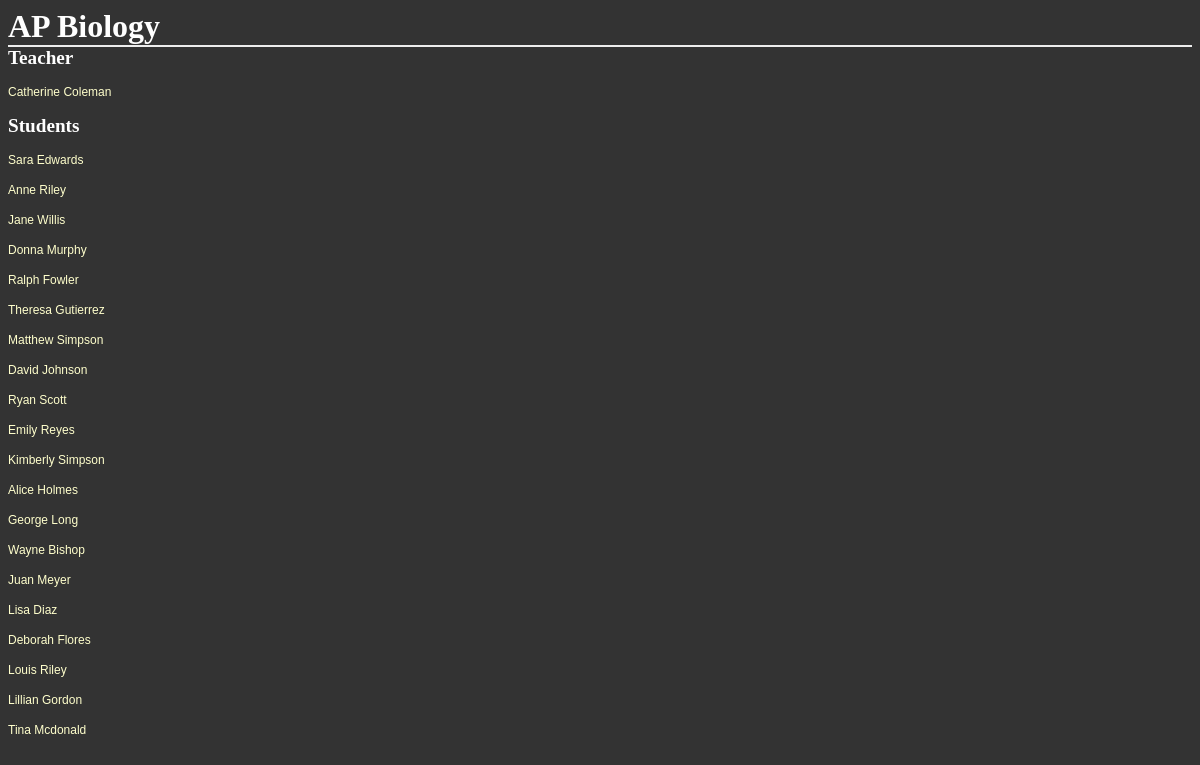
Page /districts/1/schools/3/sections/3/ on the earlier database version.
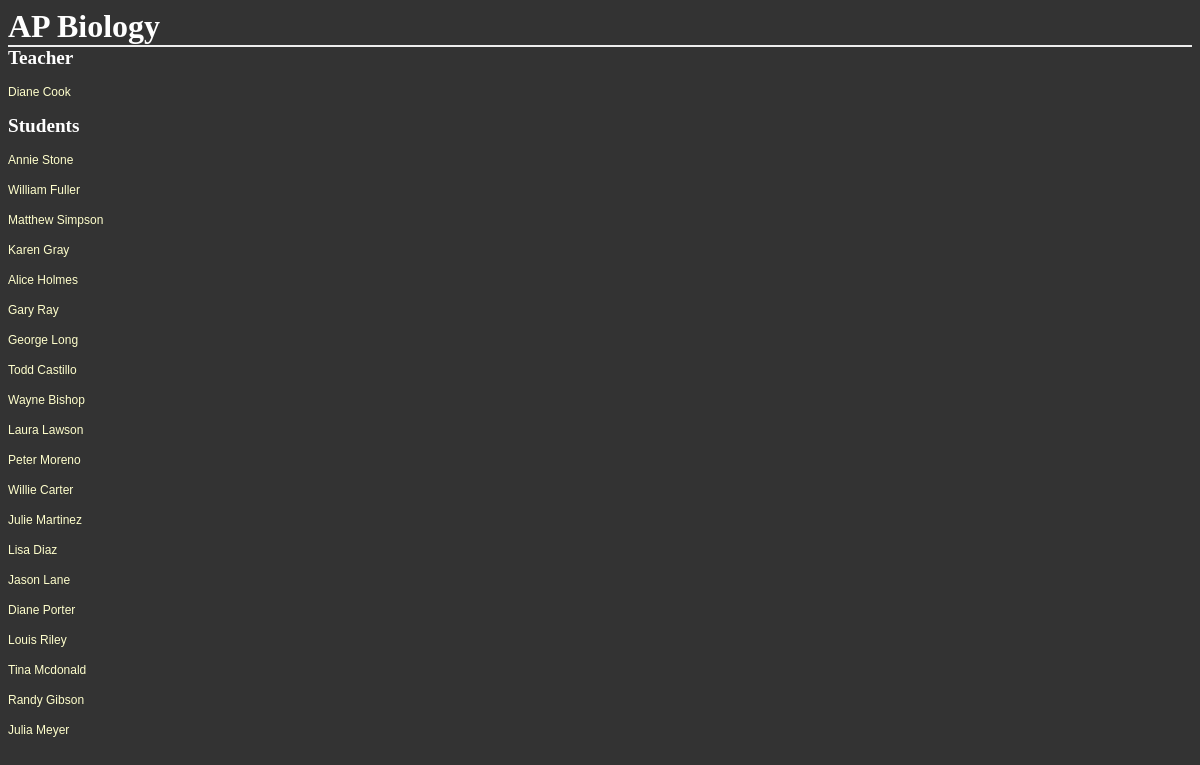
Same page on the later database version.
### database_setup.py (models this page shows, shortened)
class Teacher(Base):
    __tablename__ = 'teacher'
    id = Column(Integer, primary_key=True)
    first_name = Column(String(40), nullable=False)
    last_name = Column(String(40), nullable=False)
    address = Column(String(50))
    city = Column(String(50))
    state = Column(String(50))
    zip = Column(String(50))
    phone = Column(String(50))
    email = Column(String(50))
    school_id = Column(Integer, ForeignKey('school.id'))
    school = relationship('School')

class Student(Base):
    __tablename__ = 'student'
    id = Column(Integer, primary_key=True)
    first_name = Column(String(40), nullable=False)
    last_name = Column(String(40), nullable=False)
    address = Column(String(50))
    city = Column(String(50))
    state = Column(String(50))
    zip = Column(String(50))
    phone = Column(String(50))
    email = Column(String(50))
    school_id = Column(Integer, ForeignKey('school.id'))
    school = relationship(School)
    sections = relationship('Section', secondary='enrollment')

### schools.py (the view)
@app.route('/districts/<int:district_id>/schools/<int:school_id>/sections/<int:section_id>/')
def showSection(district_id, school_id, section_id):
    section = session.query(Section).filter_by(id=section_id).one()
    teacher = session.query(Teacher).filter_by(id=section.teacher_id).one()
    students = section.students
    return render_template('section.html',
                           district_id=district_id,
                           school_id=school_id,
                           section=section,
                           teacher=teacher,
                           students=students)

### templates/section.html
<html>
<head>
	<link rel=stylesheet type=text/css href="{{ url_for('static', filename='styles.css') }}">
</head>
<body>
<h1>{{section.name}}</h1>
<h2>Teacher</h2>
<p><a href='{{url_for('showTeacher', district_id=district_id, school_id=school_id, teacher_id=teacher.id)}}'>{{teacher.first_name}} {{teacher.last_name}}</a></p>
<h2>Students</h2>
{% for student in students %}
	<p><a href='{{url_for('showStudent', district_id=district_id, school_id=school_id, student_id=student.id)}}'>{{student.first_name}} {{student.last_name}}</a></p>
{% endfor %}
</body>
</html>

Differences in the rows shown:
no longer on this page (row edited): Teacher: first_name "Catherine", last_name "Coleman"
no longer on this page (row edited): Student: first_name "Sara", last_name "Edwards"
no longer on this page (row edited): Student: first_name "Anne", last_name "Riley"
no longer on this page (row unchanged): Student: first_name "Jane", last_name "Willis"
no longer on this page (row unchanged): Student: first_name "Donna", last_name "Murphy"
no longer on this page (row unchanged): Student: first_name "Ralph", last_name "Fowler"
no longer on this page (row edited): Student: first_name "Theresa", last_name "Gutierrez"
no longer on this page (row edited): Student: first_name "David", last_name "Johnson"
no longer on this page (row edited): Student: first_name "Ryan", last_name "Scott"
no longer on this page (row edited): Student: first_name "Emily", last_name "Reyes"
no longer on this page (row edited): Student: first_name "Kimberly", last_name "Simpson"
no longer on this page (row edited): Student: first_name "Juan", last_name "Meyer"
no longer on this page (row edited): Student: first_name "Deborah", last_name "Flores"
no longer on this page (row edited): Student: first_name "Lillian", last_name "Gordon"
now on this page (row edited): Teacher: first_name "Diane", last_name "Cook"
now on this page (row edited): Student: first_name "Annie", last_name "Stone"
now on this page (row edited): Student: first_name "William", last_name "Fuller"
now on this page (row edited): Student: first_name "Karen", last_name "Gray"
now on this page (row edited): Student: first_name "Gary", last_name "Ray"
now on this page (row edited): Student: first_name "Todd", last_name "Castillo"
now on this page (row edited): Student: first_name "Laura", last_name "Lawson"
now on this page (row edited): Student: first_name "Peter", last_name "Moreno"
now on this page (row edited): Student: first_name "Willie", last_name "Carter"
now on this page (row edited): Student: first_name "Julie", last_name "Martinez"
now on this page (row edited): Student: first_name "Jason", last_name "Lane"
now on this page (row edited): Student: first_name "Diane", last_name "Porter"
now on this page (row edited): Student: first_name "Randy", last_name "Gibson"
now on this page (row unchanged): Student: first_name "Julia", last_name "Meyer"
